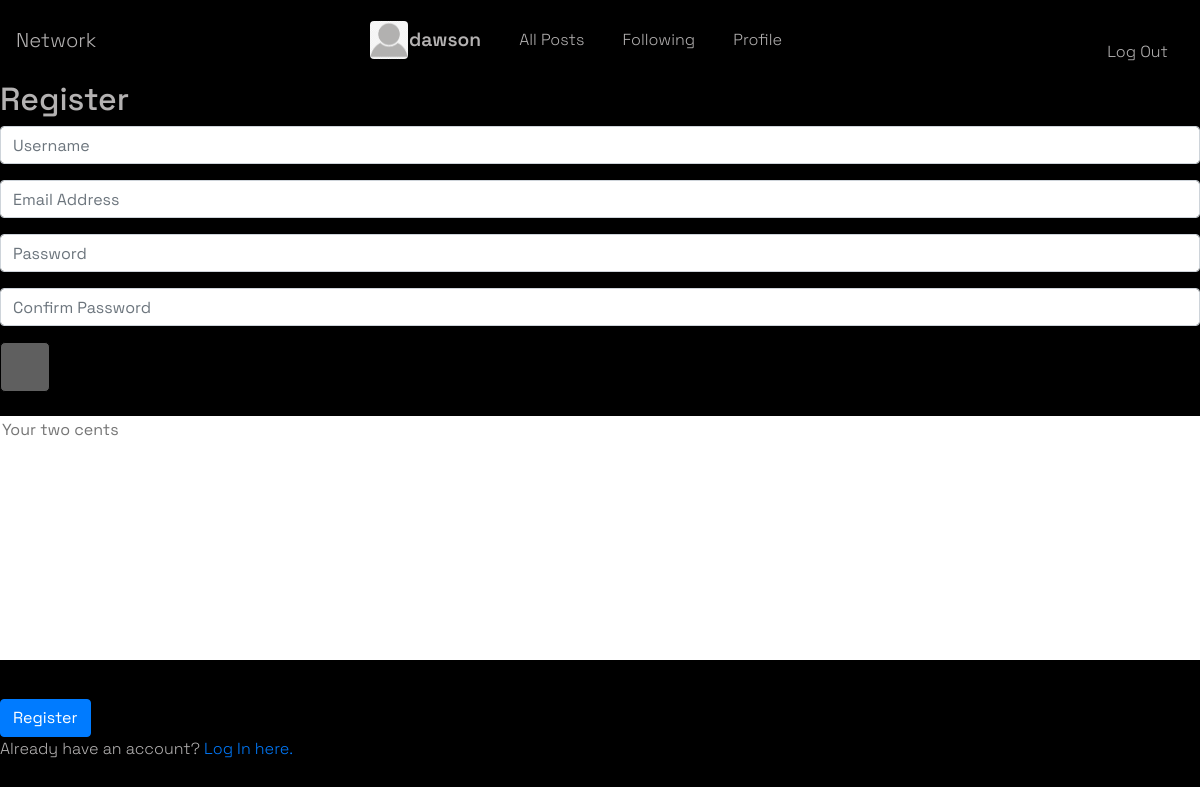
The page /register (signed in) on the database its author committed.
### network/models.py (models this page shows)
class User(AbstractUser):
    first_name = models.CharField(max_length=24, default="None")
    bio = models.TextField(default="")
    profilePicture = models.ImageField(
        upload_to="network/static/images/", default=False, blank=True, null=True)

### network/views.py (the view)
# urls.py: path("register", views.register, name="register"),
def register(request):
    if request.method == "POST":
        username = request.POST["username"]
        email = request.POST["email"]
        form = PostForm(request.POST, request.FILES)
        if form.is_valid():
            bio = form.cleaned_data["caption"]
            profilePic = form.cleaned_data["image"]
        password = request.POST["password"]
        confirmation = request.POST["confirmation"]
        if password != confirmation:
            return render(request, "network/register.html", {
                "message": "Passwords must match.",
                'postForm': PostForm,
            })
        try:
            user = User.objects.create_user(username, email, password)
            user.save()
            if profilePic != None:
                test = User.objects.filter(username=username, password=password).update(
                    bio=bio,
                    profilePic=profilePic,
                )
            else:
                test = User.objects.filter(username=username, password=password).update(
                    bio=bio,
                )
                test.save()
        except IntegrityError:
            return render(request, "network/register.html", {
                "message": "Username already taken.",
                'postForm': PostForm,
            })
        login(request, user)
        return HttpResponseRedirect(reverse("index"))
    else:
        return render(request, "network/register.html", {
            'postForm': PostForm,
        })

### network/templates/network/register.html (shortened to what this page needs)
{% extends "network/layout.html" %}
{% block body %}
    <h2>Register</h2>
    <form action="{% url 'register' %}" method="post">
        <div class="form-group">
            <input class="form-control" autofocus type="text" name="username" placeholder="Username">
        </div>
        <div class="form-group">
            <input class="form-control" type="email" name="email" placeholder="Email Address">
        </div>
        <div class="form-group">
            <input class="form-control" type="password" name="password" placeholder="Password">
        </div>
        <div class="form-group">
            <input class="form-control" type="password" name="confirmation" placeholder="Confirm Password">
        </div>
        <div class="form-group">
            <div id='image-container'>
                <label for='id_image' id='image-label'><box-icon name='image-add' color='white'></box-icon></label>
                <div id='image-input'>{{ postForm.image }}</div>
            </div>
        </div>
        <div class="form-group">
            {{ postForm.caption }}
        </div>
        <input class="btn btn-primary" type="submit" value="Register">
    </form>
    Already have an account? <a href="{% url 'login' %}">Log In here.</a>
{% endblock %}

### network/templates/network/layout.html (shortened to what this page needs)
{% load static %}
<!DOCTYPE html>
<html lang="en">
    <head>
        <link rel="stylesheet" href="https://cdn.jsdelivr.net/npm/bootstrap@4.0.0/dist/css/bootstrap.min.css">
        <link rel="stylesheet" href="https://stackpath.bootstrapcdn.com/bootstrap/4.4.1/css/bootstrap.min.css">
        <link href="{% static 'network/styles.css' %}" rel="stylesheet">
    </head>
    <body>
        <nav id='navbar' class="navbar navbar-expand-lg">
            <a class="navbar-brand" href="#">Network</a>
            <div id='navbar-container'>
              <ul class="navbar-nav mr-auto" >
                {% if user.is_authenticated %}
                    <li class="nav-item">
                        <a id="profile-pic" class="nav-link" href="#">
                            {% if user.profilePicture != 'False' %}
                                <img src="network/static/images/{{ user.profilePicture }}" id='navbar-profilePic'>
                            {% else %}
                                <box-icon id='profilePicIcon' name='user-circle' size='md' color='rgb(230, 230, 230)'></box-icon>
                            {% endif %}
                            <strong>{{ user.username }}</strong></a>
                    </li>
                {% endif %}
                <li class="nav-item">
                  <a class="nav-link" href="{% url 'index' %}">All Posts</a>
                </li>
                {% if user.is_authenticated %}
                    <li class="nav-item">
                        <div>
                        <a class="nav-link" href="#"><span>Following<span></a>
                        </div>
                    </li>
                    <li class="nav-item">
                        <a class="nav-link" href="#">Profile</a>
                    </li>
                    <li class="nav-item">
                        <button type="button" id='newPostButton' class="btn btn-dark" data-toggle="modal" data-target="#modalBackdrop" data-whatever="@getbootstrap">
                            <box-icon animation='none' id='newPostSvg' name='plus-circle' size='30px' color="rgb(230, 230, 230)"></box-icon></button>
                    </li>
                </div>
                    <li class="nav-item">
                        <a class="nav-link" href="{% url 'logout' %}">Log Out</a>
                    </li>
                {% endif %}
          </nav>
            {% block body %}
            {% endblock %}
    </body>
</html>

### network/static/network/styles.css (style rules this page uses)
body { font-family: 'Space Grotesk', sans-serif; background-color: black; font-weight: 300; color: rgb(180, 178, 178); width: 100%; height: 100%; }
#navbar { background-color: black; justify-content: space-between; }
strong { font-size: larger; font-weight: 600; }
#profile-pic { display: flex; align-items: center; }
#navbar a { text-decoration: none ; color: rgb(180, 178, 178); transition: all .25s linear; }
#navbar-container { width: 45%; text-align: center; }
#navbar ul { justify-content: space-evenly; align-items: center !important; }
.nav-item::marker { color: black; }
#navbar-profilePic { height: 40px; width: 40px; }
#newPostButton { display: flex; background-color: black; justify-content: center !important; align-items: center !important;; height: 30px; width: 30px; border-color: black; border-radius: 50%; }
#image-container { display: flex; flex-wrap: wrap; gap: 0.5rem; }
#image-label { display: flex; justify-content: center; align-items: center; font-size: 150%; cursor: pointer; width: 50px; height: 50px; border: solid 1px black; border-radius: 5px; object-fit: cover; background-color: rgb(95, 95, 95); }
img { width: 100px; height: 100px; border: solid 1px black; border-radius: 5px; object-fit: cover; }
textarea { margin-bottom: 1rem; width: 100%; border: none; resize: none; }

### rows shown on the page
User: profilePicture (picture), username "dawson"
